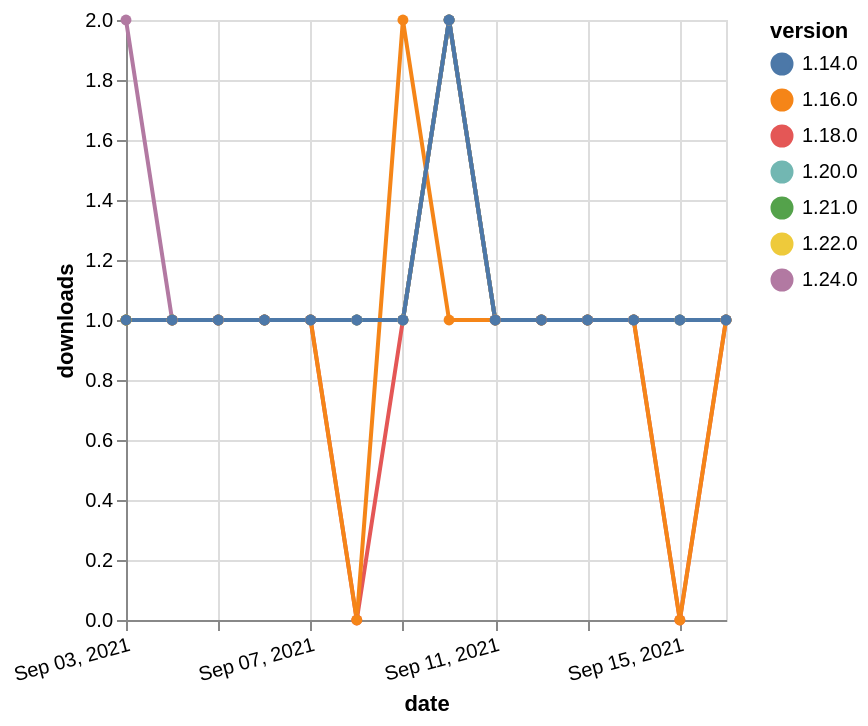

The specification (Vega-Lite) saved for this image:
### Vega-Lite specification from a JSON file in a GitHub repository (floating-point values rounded to 4 significant figures)
{"$schema": "https://vega.github.io/schema/vega-lite/v5.json", "description": "A simple bar chart with embedded data.", "data": {"values": [{"date": "2021-09-03", "total": 173, "delta": 1, "version": "1.18.0"}, {"date": "2021-09-04", "total": 174, "delta": 1, "version": "1.18.0"}, {"date": "2021-09-05", "total": 175, "delta": 1, "version": "1.18.0"}, {"date": "2021-09-06", "total": 176, "delta": 1, "version": "1.18.0"}, {"date": "2021-09-07", "total": 177, "delta": 1, "version": "1.18.0"}, {"date": "2021-09-08", "total": 177, "delta": 0, "version": "1.18.0"}, {"date": "2021-09-09", "total": 178, "delta": 1, "version": "1.18.0"}, {"date": "2021-09-10", "total": 180, "delta": 2, "version": "1.18.0"}, {"date": "2021-09-11", "total": 181, "delta": 1, "version": "1.18.0"}, {"date": "2021-09-12", "total": 182, "delta": 1, "version": "1.18.0"}, {"date": "2021-09-13", "total": 183, "delta": 1, "version": "1.18.0"}, {"date": "2021-09-14", "total": 184, "delta": 1, "version": "1.18.0"}, {"date": "2021-09-15", "total": 184, "delta": 0, "version": "1.18.0"}, {"date": "2021-09-16", "total": 185, "delta": 1, "version": "1.18.0"}, {"date": "2021-09-03", "total": 171, "delta": 1, "version": "1.22.0"}, {"date": "2021-09-04", "total": 172, "delta": 1, "version": "1.22.0"}, {"date": "2021-09-05", "total": 173, "delta": 1, "version": "1.22.0"}, {"date": "2021-09-06", "total": 174, "delta": 1, "version": "1.22.0"}, {"date": "2021-09-07", "total": 175, "delta": 1, "version": "1.22.0"}, {"date": "2021-09-08", "total": 176, "delta": 1, "version": "1.22.0"}, {"date": "2021-09-09", "total": 177, "delta": 1, "version": "1.22.0"}, {"date": "2021-09-10", "total": 179, "delta": 2, "version": "1.22.0"}, {"date": "2021-09-11", "total": 180, "delta": 1, "version": "1.22.0"}, {"date": "2021-09-12", "total": 181, "delta": 1, "version": "1.22.0"}, {"date": "2021-09-13", "total": 182, "delta": 1, "version": "1.22.0"}, {"date": "2021-09-14", "total": 183, "delta": 1, "version": "1.22.0"}, {"date": "2021-09-15", "total": 184, "delta": 1, "version": "1.22.0"}, {"date": "2021-09-16", "total": 185, "delta": 1, "version": "1.22.0"}, {"date": "2021-09-03", "total": 140, "delta": 1, "version": "1.20.0"}, {"date": "2021-09-04", "total": 141, "delta": 1, "version": "1.20.0"}, {"date": "2021-09-05", "total": 142, "delta": 1, "version": "1.20.0"}, {"date": "2021-09-06", "total": 143, "delta": 1, "version": "1.20.0"}, {"date": "2021-09-07", "total": 144, "delta": 1, "version": "1.20.0"}, {"date": "2021-09-08", "total": 145, "delta": 1, "version": "1.20.0"}, {"date": "2021-09-09", "total": 146, "delta": 1, "version": "1.20.0"}, {"date": "2021-09-10", "total": 148, "delta": 2, "version": "1.20.0"}, {"date": "2021-09-11", "total": 149, "delta": 1, "version": "1.20.0"}, {"date": "2021-09-12", "total": 150, "delta": 1, "version": "1.20.0"}, {"date": "2021-09-13", "total": 151, "delta": 1, "version": "1.20.0"}, {"date": "2021-09-14", "total": 152, "delta": 1, "version": "1.20.0"}, {"date": "2021-09-15", "total": 153, "delta": 1, "version": "1.20.0"}, {"date": "2021-09-16", "total": 154, "delta": 1, "version": "1.20.0"}, {"date": "2021-09-03", "total": 138, "delta": 1, "version": "1.21.0"}, {"date": "2021-09-04", "total": 139, "delta": 1, "version": "1.21.0"}, {"date": "2021-09-05", "total": 140, "delta": 1, "version": "1.21.0"}, {"date": "2021-09-06", "total": 141, "delta": 1, "version": "1.21.0"}, {"date": "2021-09-07", "total": 142, "delta": 1, "version": "1.21.0"}, {"date": "2021-09-08", "total": 143, "delta": 1, "version": "1.21.0"}, {"date": "2021-09-09", "total": 144, "delta": 1, "version": "1.21.0"}, {"date": "2021-09-10", "total": 146, "delta": 2, "version": "1.21.0"}, {"date": "2021-09-11", "total": 147, "delta": 1, "version": "1.21.0"}, {"date": "2021-09-12", "total": 148, "delta": 1, "version": "1.21.0"}, {"date": "2021-09-13", "total": 149, "delta": 1, "version": "1.21.0"}, {"date": "2021-09-14", "total": 150, "delta": 1, "version": "1.21.0"}, {"date": "2021-09-15", "total": 151, "delta": 1, "version": "1.21.0"}, {"date": "2021-09-16", "total": 152, "delta": 1, "version": "1.21.0"}, {"date": "2021-09-03", "total": 284, "delta": 1, "version": "1.16.0"}, {"date": "2021-09-04", "total": 285, "delta": 1, "version": "1.16.0"}, {"date": "2021-09-05", "total": 286, "delta": 1, "version": "1.16.0"}, {"date": "2021-09-06", "total": 287, "delta": 1, "version": "1.16.0"}, {"date": "2021-09-07", "total": 288, "delta": 1, "version": "1.16.0"}, {"date": "2021-09-08", "total": 288, "delta": 0, "version": "1.16.0"}, {"date": "2021-09-09", "total": 290, "delta": 2, "version": "1.16.0"}, {"date": "2021-09-10", "total": 291, "delta": 1, "version": "1.16.0"}, {"date": "2021-09-11", "total": 292, "delta": 1, "version": "1.16.0"}, {"date": "2021-09-12", "total": 293, "delta": 1, "version": "1.16.0"}, {"date": "2021-09-13", "total": 294, "delta": 1, "version": "1.16.0"}, {"date": "2021-09-14", "total": 295, "delta": 1, "version": "1.16.0"}, {"date": "2021-09-15", "total": 295, "delta": 0, "version": "1.16.0"}, {"date": "2021-09-16", "total": 296, "delta": 1, "version": "1.16.0"}, {"date": "2021-09-03", "total": 118, "delta": 2, "version": "1.24.0"}, {"date": "2021-09-04", "total": 119, "delta": 1, "version": "1.24.0"}, {"date": "2021-09-05", "total": 120, "delta": 1, "version": "1.24.0"}, {"date": "2021-09-06", "total": 121, "delta": 1, "version": "1.24.0"}, {"date": "2021-09-07", "total": 122, "delta": 1, "version": "1.24.0"}, {"date": "2021-09-08", "total": 123, "delta": 1, "version": "1.24.0"}, {"date": "2021-09-09", "total": 124, "delta": 1, "version": "1.24.0"}, {"date": "2021-09-10", "total": 126, "delta": 2, "version": "1.24.0"}, {"date": "2021-09-11", "total": 127, "delta": 1, "version": "1.24.0"}, {"date": "2021-09-12", "total": 128, "delta": 1, "version": "1.24.0"}, {"date": "2021-09-13", "total": 129, "delta": 1, "version": "1.24.0"}, {"date": "2021-09-14", "total": 130, "delta": 1, "version": "1.24.0"}, {"date": "2021-09-15", "total": 131, "delta": 1, "version": "1.24.0"}, {"date": "2021-09-16", "total": 132, "delta": 1, "version": "1.24.0"}, {"date": "2021-09-03", "total": 209, "delta": 1, "version": "1.14.0"}, {"date": "2021-09-04", "total": 210, "delta": 1, "version": "1.14.0"}, {"date": "2021-09-05", "total": 211, "delta": 1, "version": "1.14.0"}, {"date": "2021-09-06", "total": 212, "delta": 1, "version": "1.14.0"}, {"date": "2021-09-07", "total": 213, "delta": 1, "version": "1.14.0"}, {"date": "2021-09-08", "total": 214, "delta": 1, "version": "1.14.0"}, {"date": "2021-09-09", "total": 215, "delta": 1, "version": "1.14.0"}, {"date": "2021-09-10", "total": 217, "delta": 2, "version": "1.14.0"}, {"date": "2021-09-11", "total": 218, "delta": 1, "version": "1.14.0"}, {"date": "2021-09-12", "total": 219, "delta": 1, "version": "1.14.0"}, {"date": "2021-09-13", "total": 220, "delta": 1, "version": "1.14.0"}, {"date": "2021-09-14", "total": 221, "delta": 1, "version": "1.14.0"}, {"date": "2021-09-15", "total": 222, "delta": 1, "version": "1.14.0"}, {"date": "2021-09-16", "total": 223, "delta": 1, "version": "1.14.0"}]}, "width": "container", "mark": {"type": "line", "point": {"filled": true}}, "encoding": {"x": {"field": "date", "type": "temporal", "timeUnit": "yearmonthdate", "title": "date", "axis": {"labelAngle": -15}}, "y": {"field": "delta", "type": "quantitative", "title": "downloads"}, "color": {"field": "version", "type": "nominal"}, "tooltip": {"field": "delta"}}}
